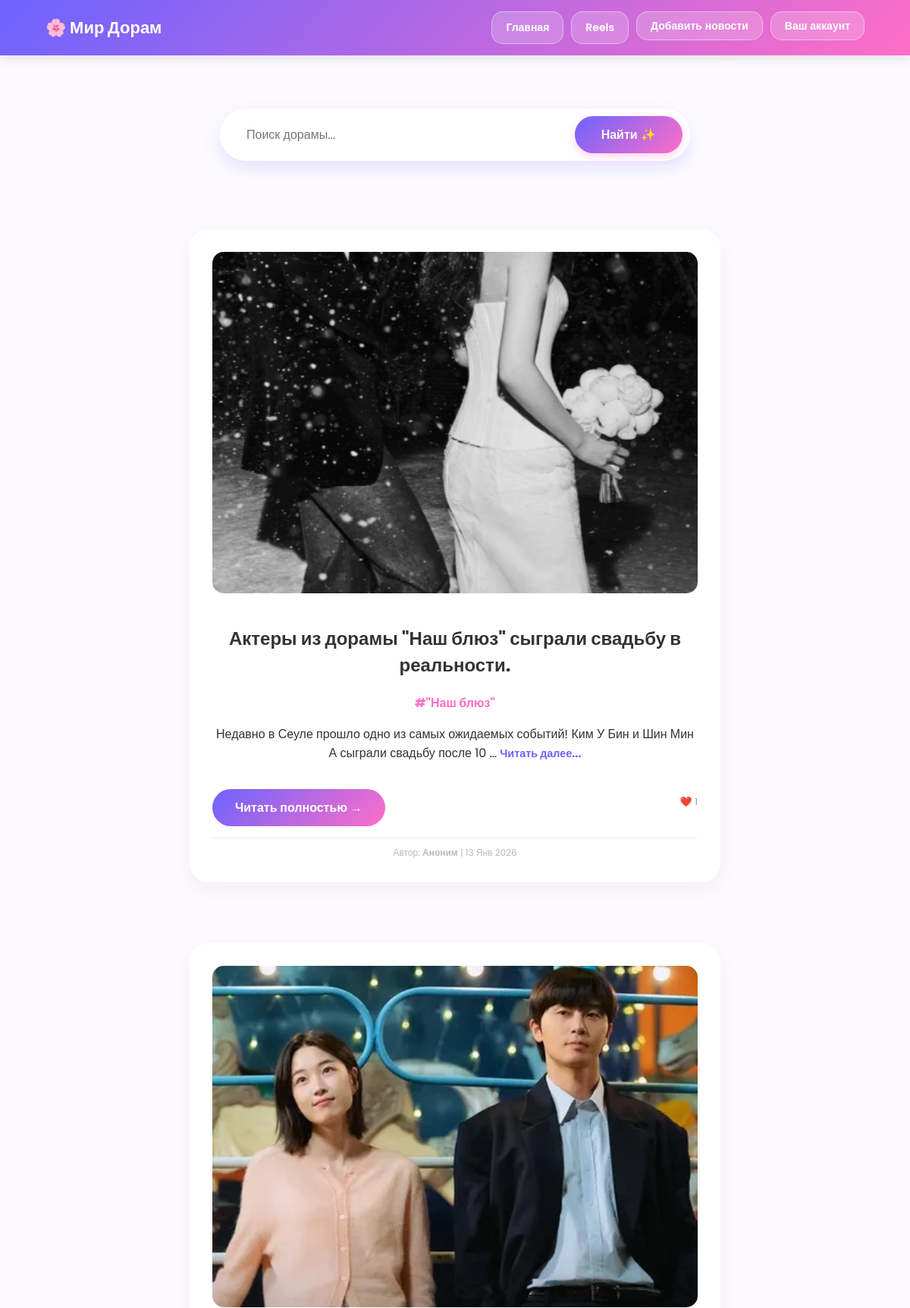
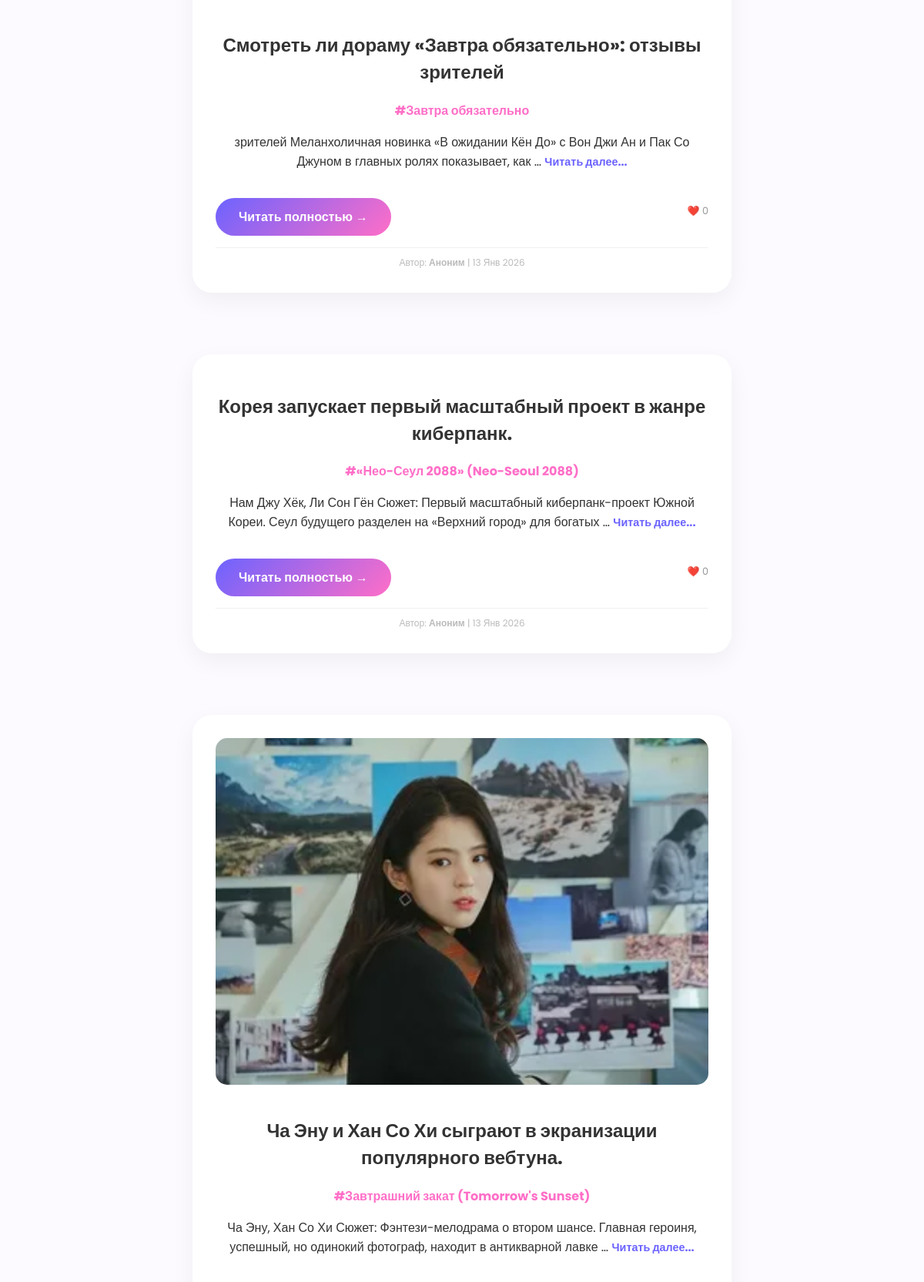
The page / (upper part) on the database its author committed (2 pictures, top to bottom).
### news/models.py (models this page shows, shortened)
class DoramaNews(models.Model):
    title = models.CharField(max_length=200, verbose_name="Заголовок")
    dorama_name = models.CharField(max_length=100, verbose_name="Название дорамы")
    description = models.TextField(verbose_name="Описание")
    image = models.ImageField(upload_to='news_images/', blank=True, null=True, verbose_name="Изображение")
    created_at = models.DateTimeField(auto_now_add=True, verbose_name="Дата создания")
    author = models.ForeignKey(User, on_delete=models.CASCADE, null=True, blank=True, verbose_name="Автор")
    likes = models.ManyToManyField(User, related_name='dorama_likes', blank=True, verbose_name="Лайки")
    def total_likes(self):
        return self.likes.count()
    class Meta:
        verbose_name = "Новость дорамы"
        verbose_name_plural = "Новости дорам"

### news/views.py (the view)
# urls.py: path('', news_list, name='home'),         # главная страница /
def news_list(request):
    news = DoramaNews.objects.all().order_by('-created_at')
    query = request.GET.get('q')
    if query:
        news = news.filter(dorama_name__icontains=query)
    context = {
        'news': news,
        'query': query,
    }
    return render(request, 'news/news_list.html', context)

### news/templates/news/news_list.html (shortened to what this page needs)
{% extends 'news/base.html' %}
{% block content %}
<div class="search-container">
    <form method="get" action="{% url 'news_list' %}" class="search-box">
        <input type="text" name="q" placeholder="Поиск дорамы..." value="{{ query|default:'' }}">
        <button type="submit">Найти ✨</button>
    </form>
</div>
<div class="news-feed">
    {% for item in news %}
    <div class="news-card">
        {% if item.image %}
            <a href="{% url 'news_detail' item.id %}">
                <img src="{{ item.image.url }}" alt="{{ item.title }}" style="width: 100%; border-radius: 15px; margin-bottom: 15px;">
            </a>
        {% endif %}
        <h2>{{ item.title }}</h2>
        <p style="color: #ff6ec7; font-weight: bold; margin-bottom: 10px;">#{{ item.dorama_name }}</p>
        <p>
            {{ item.description|truncatewords:20 }}
            <a href="{% url 'news_detail' item.id %}" style="color: #6c63ff; text-decoration: none; font-size: 0.9em; font-weight: bold;">Читать далее...</a>
        </p>
        <div style="margin-top: 20px; display: flex; justify-content: space-between; align-items: center;">
            <a href="{% url 'news_detail' item.id %}" class="btn-read-more">Читать полностью →</a>
            <span style="font-size: 0.8em; color: #999;">❤️ {{ item.total_likes }}</span>
        </div>
        <div style="margin-top: 15px; font-size: 0.75em; color: #bbb; border-top: 1px solid #f0f0f0; padding-top: 10px;">
            Автор: <strong>{{ item.author.username|default:"Аноним" }}</strong> | {{ item.created_at|date:"d M Y" }}
        </div>
    </div>
    {% empty %}
        <div style="text-align: center; width: 100%; padding: 40px; color: #666;">
            <p>🤔 Ничего не нашли по запросу "{{ query }}".</p>
            <a href="{% url 'news_list' %}" style="color: #6c63ff;">Показать все новости</a>
        </div>
    {% endfor %}
</div>
{% endblock %}

### news/templates/news/base.html (shortened to what this page needs)
{% load static %}
<!DOCTYPE html>
<html lang="ru">
<head>
    <link rel="stylesheet" href="{% static 'news/style.css' %}">
</head>
<body>
<header>
    <div class="header-container">
        <div class="logo">
            <h1 style="margin:0; font-size: 22px; color: white;">🌸 Мир Дорам</h1>
        </div>
        <nav class="nav-menu">
            <a href="{% url 'news_list' %}" class="nav-btn">Главная</a>
            <a href="{% url 'reelse' %}" class="nav-btn">Reels</a>
            {% if user.is_authenticated %}
                <a href="{% url 'add_news' %}" class="nav-btn">Добавить новости</a>
            {% else %}
                <div class="dropdown">
                    <button class="nav-btn">Добавить новости</button>
                </div>
            {% endif %}
            <div class="dropdown">
                <button class="nav-btn">Ваш аккаунт</button>
            </div>
        </nav>
    </div>
</header>
<main class="container" style="position: relative; z-index: 1; padding-top: 20px;">
    {% block content %}{% endblock %}
</main>
</body>
</html>

### news/static/news/style.css (style rules this page uses)
body { margin: 0; padding: 0; font-family: 'Poppins', sans-serif; background-color: #fcfaff; overflow-x: hidden; color: #333; --m-x: 0px; --m-y: 0px; }
body::before { content: ''; position: fixed; top: -100px; left: -100px; right: -100px; bottom: -100px; background-image: url('https://images.icon-icons.com/2079/PNG/512/ramen_food_japanese_asian_bowl_noodle_soup_japan_icon_127296.png'), url('https://images.icon-icons.com/1446/PNG/512/22318cherryblossom_98766.png'), url('https://images.icon-icons.com/2079/PNG/512/spring_sakura_flower_blossom_floral_japanese_cherry_icon_127307.png'), url('https://images.icon-icons.com/2079/PNG/512/ramen_food_japanese_asian_bowl_noodle_soup_japan_icon_127296.png'), url('https://images.icon-icons.com/1446/PNG/512/22318cherryblossom_98766.png'); background-repeat: no-repeat; background-size: 140px, 100px, 120px, 110px, 130px; background-position: 5% 15%, 8% 45%, 6% 85%, 95% 20%, 92% 75%; opacity: 0.6; pointer-events: none; z-index: -1; transform: translate(var(--m-x), var(--m-y)); transition: transform 0.2s ease-out; }
header { background: linear-gradient(135deg, #6c63ff, #ff6ec7); padding: 15px 0; box-shadow: 0 4px 15px rgba(0,0,0,0.1); position: sticky; top: 0; z-index: 1000; }
.header-container { width: 90%; max-width: 1200px; margin: auto; display: flex; justify-content: space-between; align-items: center; }
.nav-menu { display: flex; gap: 12px; }
.nav-btn { background: rgba(255, 255, 255, 0.2); border: 1px solid rgba(255, 255, 255, 0.4); padding: 10px 18px; border-radius: 15px; color: white !important; text-decoration: none; font-weight: 600; font-size: 14px; transition: all 0.3s cubic-bezier(0.175, 0.885, 0.32, 1.275); cursor: pointer; }
.news-feed { display: flex; flex-direction: column; align-items: center; gap: 40px; padding: 40px 0; }
.news-card { width: 90%; max-width: 700px; background: white; border-radius: 25px; padding: 30px; box-shadow: 0 10px 30px rgba(0,0,0,0.05); text-align: center; transition: 0.3s; }
.news-card img { width: 100%; border-radius: 20px; margin-bottom: 20px; }
.btn-read-more { display: inline-block; margin-top: 15px; padding: 12px 30px; background: linear-gradient(135deg, #6c63ff, #ff6ec7); color: white !important; text-decoration: none; border-radius: 25px; font-weight: 600; transition: all 0.3s ease; border: none; }
.dropdown { position: relative; }
.search-container { display: flex; justify-content: center; align-items: center; margin: 50px 0; width: 100%; }
.search-box { display: flex; width: 90%; max-width: 600px; background: white; border-radius: 50px; padding: 8px; box-shadow: 0 10px 25px rgba(108, 99, 255, 0.15); transition: all 0.3s ease; border: 2px solid transparent; }
.search-box input { flex: 1; border: none; padding: 12px 25px; border-radius: 50px; outline: none; font-size: 16px; font-family: 'Poppins', sans-serif; color: #555; }
.search-box button { background: linear-gradient(135deg, #6c63ff, #ff6ec7); color: white; border: none; padding: 12px 35px; border-radius: 50px; cursor: pointer; font-weight: 600; font-size: 16px; transition: all 0.3s cubic-bezier(0.175, 0.885, 0.32, 1.275); box-shadow: 0 4px 12px rgba(255, 110, 199, 0.3); }
.container { display: flex; flex-direction: column; align-items: center; justify-content: flex-start; min-height: 80vh; padding: 20px; width: 100%; box-sizing: border-box; }
.container { display: flex; flex-direction: column; align-items: center; width: 100%; padding: 20px; box-sizing: border-box; }
.news-card, .news-detail-card { width: 100%; max-width: 700px; background: white; border-radius: 25px; padding: 30px; margin-bottom: 40px; box-shadow: 0 10px 30px rgba(0,0,0,0.05); text-align: center; box-sizing: border-box; margin-left: auto; margin-right: auto; }
.news-card img { width: 100%; max-height: 450px; object-fit: cover; border-radius: 20px; }
.nav-menu { display: flex; gap: 10px; flex-wrap: wrap; justify-content: center; }

### rows shown on the page
DoramaNews: image (picture), title "Актеры из дорамы \"Наш блюз\" сыграли свадьбу в реальности.", dorama_name "\"Наш блюз\"", description "Недавно в Сеуле прошло одно из самых ожидаемых событий! Ким У Бин и Шин Мин А сыграли свадьбу после 10 …", total_likes "1", author.username "Аноним", created_at "13 Янв 2026"
DoramaNews: image (picture), title "Смотреть ли дораму «Завтра обязательно»: отзывы зрителей", dorama_name "Завтра обязательно", description "зрителей Меланхоличная новинка «В ожидании Кён До» с Вон Джи Ан и Пак Со Джуном в главных ролях показывает, как …", total_likes "0", author.username "Аноним", created_at "13 Янв 2026"
DoramaNews: title "Корея запускает первый масштабный проект в жанре киберпанк.", dorama_name "«Нео-Сеул 2088» (Neo-Seoul 2088)", description "Нам Джу Хёк, Ли Сон Гён Сюжет: Первый масштабный киберпанк-проект Южной Кореи. Сеул будущего разделен на «Верхний город» для богатых …", total_likes "0", author.username "Аноним", created_at "13 Янв 2026"
DoramaNews: image (picture), title "Ча Эну и Хан Со Хи сыграют в экранизации популярного вебтуна.", dorama_name "Завтрашний закат (Tomorrow's Sunset)", description "Ча Эну, Хан Со Хи Сюжет: Фэнтези-мелодрама о втором шансе. Главная героиня, успешный, но одинокий фотограф, находит в антикварной лавке …"
